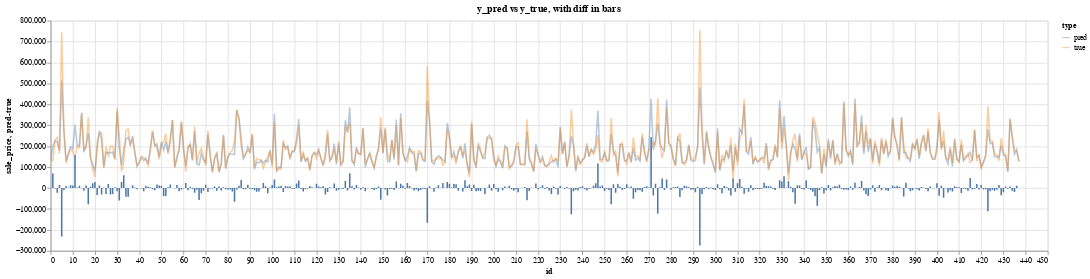

Write notebook code for a chart like this one.
### Code cell
# line plot of y_pred and y_true
plot_line = alt.Chart(df_viz_melt).mark_line(opacity=0.4).encode(
    x='id',
    y='sale_price',
    color='type'
)

# bar plot of diff between pred and true
plot_bar = alt.Chart(df_viz).mark_bar(width=2).encode(
    x=alt.X('id', scale=alt.Scale(domain=(10, 400))),
#     x='id',
    y='pred-true'
)

# aggregated plot
(plot_line + plot_bar).properties(
    width=1300,
    height=300,
    title="y_pred vs y_true, with diff in bars"
).interactive()

### Figure 1 — Vega-Lite specification as saved in the notebook (floating-point values rounded to 4 significant figures; data arrays with more than 128 entries replaced by an {"elided": "..."} marker saying what was removed)
{"$schema": "https://vega.github.io/schema/vega-lite/v4.0.2.json", "config": {"view": {"continuousHeight": 300, "continuousWidth": 400}}, "datasets": {"data-8f080c773c0fe0e5fc44c5a62b4ec227": {"elided": "438 records"}, "data-c182c41331357aac68a797a44a5f8dc0": {"elided": "876 records"}}, "height": 300, "layer": [{"data": {"name": "data-c182c41331357aac68a797a44a5f8dc0"}, "encoding": {"color": {"field": "type", "type": "nominal"}, "x": {"field": "id", "type": "quantitative"}, "y": {"field": "sale_price", "type": "quantitative"}}, "mark": {"opacity": 0.4, "type": "line"}, "selection": {"selector016": {"bind": "scales", "encodings": ["x", "y"], "type": "interval"}}}, {"data": {"name": "data-8f080c773c0fe0e5fc44c5a62b4ec227"}, "encoding": {"x": {"field": "id", "scale": {"domain": [10, 400]}, "type": "quantitative"}, "y": {"field": "pred-true", "type": "quantitative"}}, "mark": {"type": "bar", "width": 2}}], "title": "y_pred vs y_true, with diff in bars", "width": 1300}
